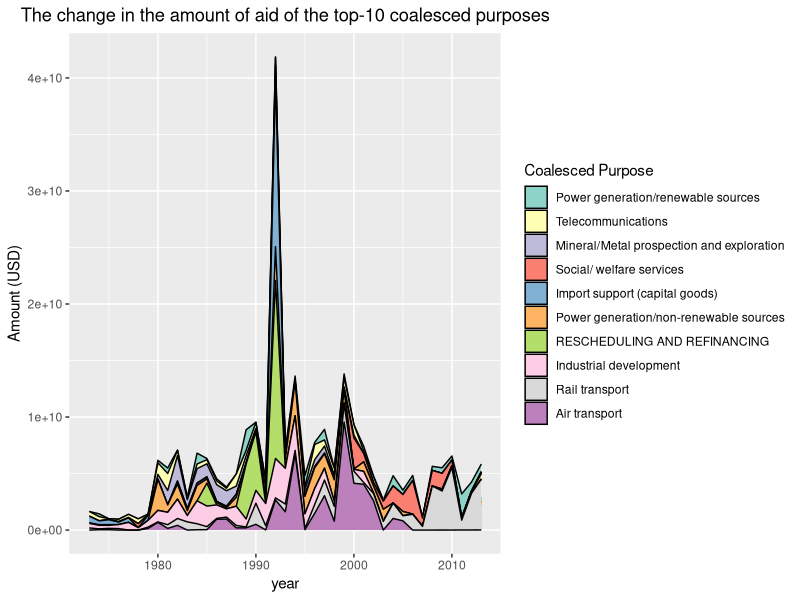

R code for this plot:
## ---- chunk 1
library(dplyr)
library(tidyr)
library(ggplot2)
library(scales)
library(gridExtra)
## ---- chunk 2
df <- read.csv("aiddata_reduced.csv")
## ---- chunk 3
# convert to long format
df_long <-
  df %>%
  pivot_longer(
    cols = c("donor", "recipient"),
    names_to = "role",
    values_to = "country"
  )
# sum across records within each year
df_long <-
  df_long %>%
  group_by(country, year, role) %>%
  summarise(
    sum_amount = sum(commitment_amount_usd_constant)
  )
## ---- chunk 4
df_role_each_country <-
  df_long %>%
  group_by(country) %>%
  summarise(
    n_donate = sum(role == "donor"),
    n_receive = sum(role == "recipient")
  ) %>%
  mutate(country_role = case_when(
    (n_donate > 0 & n_receive == 0) ~ "donor_only",
    (n_donate == 0 & n_receive > 0) ~ "recipient_only",
    (n_donate > 0 & n_receive > 0) ~ "donor_and_recipient"
  ))

# attach to the long data
df_long <-
  df_long %>%
  left_join(df_role_each_country %>%
    select(country, country_role), by = "country")
## ---- chunk 5
df_lm_each_country <-
  df_long %>%
  group_by(country) %>%
  do({
    mod <- lm(log10(sum_amount) ~ year, data = .)
    data.frame(
      Intercept = coef(mod)[1],
      Slope = coef(mod)[2]
    )
  })

country_order_by_slope <-
  df_lm_each_country %>%
  arrange(desc(Slope)) %>%
  pull(country)

# attach to the long data
df_long <-
  df_long %>%
  left_join(df_lm_each_country %>%
    select(country, lm_slope = Slope), by = "country")

# factorize the country
df_long <-
  df_long %>%
  mutate(country = factor(country, levels = country_order_by_slope))
## ---- chunk 6
# a) How does the amount donated vs. amount received change over time for each country?
# a-1) donor-only country
COLOR_DONOR <- "#619CFF"
g_donor <-
  df_long %>%
  filter(country_role == "donor_only") %>%
  ggplot(aes(x = year, y = sum_amount)) +
  geom_line(color = COLOR_DONOR) +
  geom_point(color = COLOR_DONOR) +
  geom_smooth(method = "lm", formula = y ~ x, color = "black", se = FALSE) +
  facet_wrap(. ~ country, scales = "free") +
  scale_y_continuous(
    trans = log10_trans(),
    breaks = c(10^c(3:10)),
    labels = c(
      "1K", "10K", "100K",
      "1M", "10M", "100M",
      "1B", "10B"
    ),
    # breaks = trans_breaks("log10", function(x) 10^x,n = 7),
    # labels = trans_format("log10", math_format(10^.x)),
    limits = c(
      min(df_long$sum_amount),
      max(df_long$sum_amount)
    )
  ) +
  scale_x_continuous(
    limits = c(
      min(df_long$year),
      max(df_long$year)
    )
  ) +
  labs(
    x = "year", y = "Amount (USD)",
    title = 'Countries that are donors (without reception records) in the "Reduced Dataset"'
  ) +
  theme_bw() +
  theme(
    panel.grid.minor = element_line(size = 0.2),
    panel.grid.major = element_line(size = 0.5),
    panel.grid.minor.y = element_blank(),
    plot.title = element_text(
      size = 22, hjust = 0.5, color = "#002f80", face = "bold"
    )
  )

# a-2) reception-only country
COLOR_RECIPIENT <- "#F8766D"
g_recipeint <-
  df_long %>%
  filter(country_role == "recipient_only") %>%
  ggplot(aes(x = year, y = sum_amount)) +
  geom_line(color = COLOR_RECIPIENT) +
  geom_point(color = COLOR_RECIPIENT) +
  geom_smooth(method = "lm", formula = y ~ x, color = "black", se = FALSE) +
  facet_wrap(. ~ country, scales = "free") +
  scale_y_continuous(
    trans = log10_trans(),
    # breaks = trans_breaks("log10", function(x) 10^x,n = 7),
    # labels = trans_format("log10", math_format(10^.x)),
    breaks = c(10^c(3:10)),
    labels = c(
      "1K", "10K", "100K",
      "1M", "10M", "100M",
      "1B", "10B"
    ),
    limits = c(
      min(df_long$sum_amount),
      max(df_long$sum_amount)
    )
  ) +
  scale_x_continuous(
    limits = c(
      min(df_long$year),
      max(df_long$year)
    )
  ) +
  labs(
    x = "year", y = "Amount (USD)",
    title = 'Countries that are recipients (without donation records) in the "Reduced Dataset"'
  ) +
  theme_bw() +
  theme(
    panel.grid.minor = element_line(size = 0.2),
    panel.grid.major = element_line(size = 0.5),
    panel.grid.minor.y = element_blank(),
    plot.title = element_text(
      size = 22, hjust = 0.5, color = "#610b05", face = "bold"
    )
  )
## ---- chunk 7
# grid.arrange(g_donor, g_recipeint, ncol = 1)
g <- arrangeGrob(g_donor, g_recipeint, ncol = 1, nrow = 2)
ggsave(
  filename = "1_raw.pdf", plot = g,
  width = 6.65, height = 7.25, scale = 2
)
## ---- chunk 8
df <- read.csv("aiddata_reduced.csv")

df_long <-
  df %>%
  pivot_longer(
    cols = c("donor", "recipient"),
    names_to = "role",
    values_to = "country"
  )

df_purpose_by_year <-
  df_long %>%
  group_by(coalesced_purpose_name, year) %>%
  summarise(
    sum_amount = sum(commitment_amount_usd_constant)
  )
# fill the missing values
# - https://stackoverflow.com/questions/55398452/geom-area-produces-blank-areas-between-layers
df_purpose_by_year <-
  df_purpose_by_year %>%
  ungroup() %>%
  complete(coalesced_purpose_name, year) %>%
  mutate(sum_amount = ifelse(is.na(sum_amount),
    yes = 0, no = sum_amount
  ))
# get the order of the purpose by sum
# - used for converting purpose into factor
purpose_order_by_sum <-
  df_long %>%
  group_by(coalesced_purpose_name) %>%
  summarise(
    sum_amount = sum(commitment_amount_usd_constant)
  ) %>%
  arrange(desc(sum_amount)) %>%
  pull(coalesced_purpose_name)

df_purpose_by_year <-
  df_purpose_by_year %>%
  mutate(
    coalesced_purpose_name = factor(coalesced_purpose_name,
      levels = purpose_order_by_sum
    )
  )
## ---- chunk 9
g_q2_1 <-
  df_purpose_by_year %>%
  mutate(
    coalesced_purpose_name = factor(coalesced_purpose_name,
      levels = rev(purpose_order_by_sum)
    )
  ) %>%
  ggplot(aes(x = year, y = sum_amount, fill = coalesced_purpose_name)) +
  geom_area(color = "black") +
  # scale_fill_discrete("Coalesced Purpose")+
  scale_fill_brewer("Coalesced Purpose", palette = "Set3") +
  # geom_line(color="black")+
  labs(
    x = "year", y = "Amount (USD)",
    title = "The change in the amount of aid of the top-10 coalesced purposes"
  ) +
  theme(
    plot.title =
      element_text(hjust = 0.5)
  )
ggsave(
  filename = "2_raw.pdf", plot = g_q2_1,
  width = 6.65, height = 7.25, scale = 2
)
## ---- chunk 10

